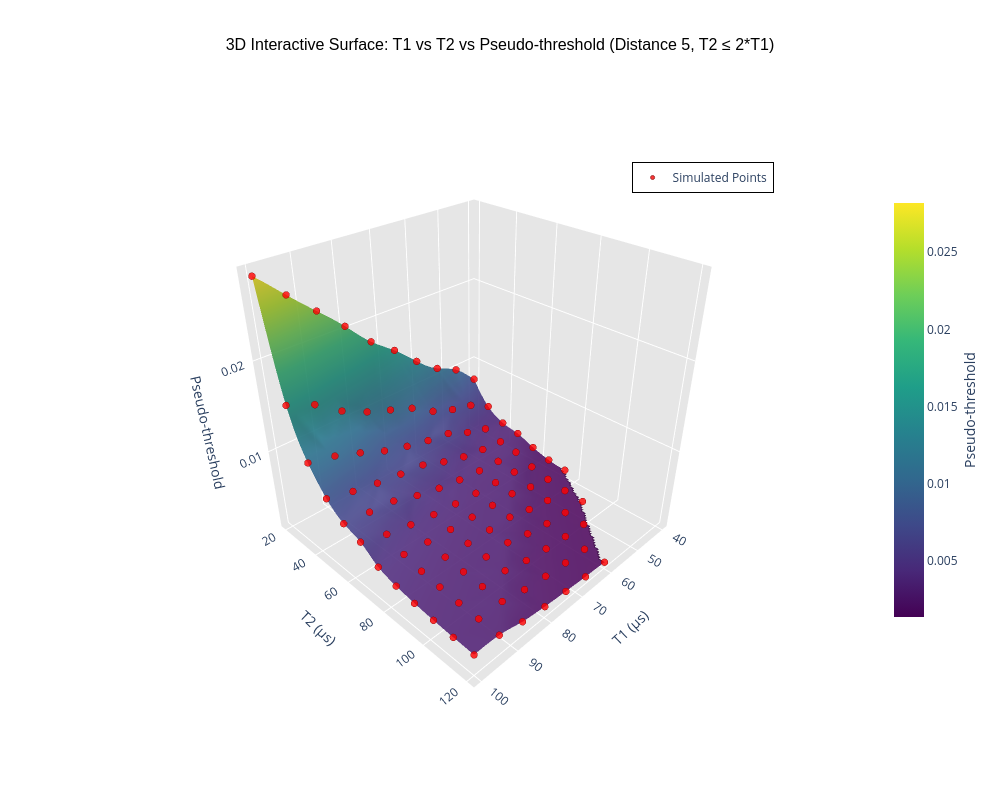

Notebook cell for this chart:
### Code cell
# Create INTERACTIVE 3D surface plot using Plotly
import plotly.graph_objects as go
from scipy.interpolate import griddata

# Prepare data for plotting
t1_data = np.array([t1 for (t1, t2) in thresholds_3d.keys()])
t2_data = np.array([t2 for (t1, t2) in thresholds_3d.keys()])
threshold_data = np.array([threshold for threshold in thresholds_3d.values()])

# Create a fine grid for interpolation
t1_fine = np.linspace(t1_data.min(), t1_data.max(), 100)
t2_fine = np.linspace(t2_data.min(), t2_data.max(), 100)
T1_mesh, T2_mesh = np.meshgrid(t1_fine, t2_fine)

# Interpolate threshold values on the fine grid
Threshold_mesh = griddata(
    (t1_data, t2_data), 
    threshold_data, 
    (T1_mesh, T2_mesh), 
    method='cubic'
)

# Apply constraint T2 <= 2*T1 to mask invalid regions
mask = T2_mesh > 2 * T1_mesh
Threshold_mesh[mask] = np.nan

# Create interactive 3D surface plot
fig = go.Figure()

# Add surface
fig.add_trace(go.Surface(
    x=T1_mesh,
    y=T2_mesh,
    z=Threshold_mesh,
    colorscale='Viridis',
    opacity=0.9,
    name='Interpolated Surface',
    colorbar=dict(
        title=dict(
            text='Pseudo-threshold',
            side='right',
            font=dict(size=14)
        ),
        len=0.7
    ),
    hovertemplate='T1: %{x:.1f} µs<br>T2: %{y:.1f} µs<br>Threshold: %{z:.6f}<extra></extra>'
))

# Add original data points as scatter
fig.add_trace(go.Scatter3d(
    x=t1_data,
    y=t2_data,
    z=threshold_data,
    mode='markers',
    marker=dict(
        size=4,
        color='red',
        opacity=0.8,
        symbol='circle',
        line=dict(color='darkred', width=1)
    ),
    name='Simulated Points',
    hovertemplate='T1: %{x:.1f} µs<br>T2: %{y:.1f} µs<br>Threshold: %{z:.6f}<extra></extra>'
))

# Update layout for better interactivity
fig.update_layout(
    title=dict(
        text='3D Interactive Surface: T1 vs T2 vs Pseudo-threshold (Distance 5, T2 ≤ 2*T1)',
        font=dict(size=16, family='Arial, sans-serif', color='black'),
        x=0.5,
        xanchor='center'
    ),
    scene=dict(
        xaxis=dict(
            title=dict(text='T1 (µs)', font=dict(size=14)),
            backgroundcolor='rgb(230, 230,230)',
            gridcolor='white',
            showbackground=True
        ),
        yaxis=dict(
            title=dict(text='T2 (µs)', font=dict(size=14)),
            backgroundcolor='rgb(230, 230,230)',
            gridcolor='white',
            showbackground=True
        ),
        zaxis=dict(
            title=dict(text='Pseudo-threshold', font=dict(size=14)),
            backgroundcolor='rgb(230, 230,230)',
            gridcolor='white',
            showbackground=True
        ),
        camera=dict(
            eye=dict(x=1.5, y=1.5, z=1.3)
        )
    ),
    width=1000,
    height=800,
    showlegend=True,
    legend=dict(
        x=0.7,
        y=0.9,
        bgcolor='rgba(255, 255, 255, 0.8)',
        bordercolor='black',
        borderwidth=1
    ),
    hovermode='closest'
)

fig.show()

# Print statistics
print("\n3D Interactive Surface Plot Statistics:")
print("=" * 60)
print(f"T1 range: [{t1_data.min():.1f}, {t1_data.max():.1f}] µs")
print(f"T2 range: [{t2_data.min():.1f}, {t2_data.max():.1f}] µs")
print(f"Threshold range: [{threshold_data.min():.6f}, {threshold_data.max():.6f}]")
print(f"Number of simulated points: {len(threshold_data)}")
print(f"Constraint applied: T2 ≤ 2*T1")
print("=" * 60)
print("\n🖱️  TIP: Use your mouse to rotate, zoom, and pan the 3D plot!")

### Figure 1 — Plotly figure (JSON) as saved in the notebook; plotly's stock layout.template omitted (floating-point values rounded to 4 significant figures; data arrays with more than 128 entries replaced by an {"elided": "..."} marker saying what was removed)
{"data": [{"colorbar": {"len": 0.7, "title": {"font": {"size": 14}, "side": "right", "text": "Pseudo-threshold"}}, "colorscale": [[0, "#440154"], [0.1111, "#482878"], [0.2222, "#3e4989"], [0.3333, "#31688e"], [0.4444, "#26828e"], [0.5556, "#1f9e89"], [0.6667, "#35b779"], [0.7778, "#6ece58"], [0.8889, "#b5de2b"], [1, "#fde725"]], "hovertemplate": "T1: %{x:.1f} µs<br>T2: %{y:.1f} µs<br>Threshold: %{z:.6f}<extra></extra>", "name": "Interpolated Surface", "opacity": 0.9, "type": "surface", "x": {"elided": "100x100 float values"}, "y": {"elided": "100x100 float values"}, "z": {"elided": "100x100 float values"}}, {"hovertemplate": "T1: %{x:.1f} µs<br>T2: %{y:.1f} µs<br>Threshold: %{z:.6f}<extra></extra>", "marker": {"color": "red", "line": {"color": "darkred", "width": 1}, "opacity": 0.8, "size": 4, "symbol": "circle"}, "mode": "markers", "name": "Simulated Points", "type": "scatter3d", "x": [40.0, 40.0, 40.0, 40.0, 40.0, 40.0, 40.0, 46.7, 46.7, 46.7, 46.7, 46.7, 46.7, 46.7, 46.7, 46.7, 53.3, 53.3, 53.3, 53.3, 53.3, 53.3, 53.3, 53.3, 53.3, 53.3, 60.0, 60.0, 60.0, 60.0, 60.0, 60.0, 60.0, 60.0, 60.0, 60.0, 60.0, 60.0, 66.7, 66.7, 66.7, 66.7, 66.7, 66.7, 66.7, 66.7, 66.7, 66.7, 66.7, 66.7, 73.3, 73.3, 73.3, 73.3, 73.3, 73.3, 73.3, 73.3, 73.3, 73.3, 73.3, 73.3, 80.0, 80.0, 80.0, 80.0, 80.0, 80.0, 80.0, 80.0, 80.0, 80.0, 80.0, 80.0, 86.7, 86.7, 86.7, 86.7, 86.7, 86.7, 86.7, 86.7, 86.7, 86.7, 86.7, 86.7, 93.3, 93.3, 93.3, 93.3, 93.3, 93.3, 93.3, 93.3, 93.3, 93.3, 93.3, 93.3, 100.0, 100.0, 100.0, 100.0, 100.0, 100.0, 100.0, 100.0, 100.0, 100.0, 100.0, 100.0], "y": [20.0, 29.1, 38.2, 47.3, 56.4, 65.5, 74.5, 20.0, 29.1, 38.2, 47.3, 56.4, 65.5, 74.5, 83.6, 92.7, 20.0, 29.1, 38.2, 47.3, 56.4, 65.5, 74.5, 83.6, 92.7, 101.8, 20.0, 29.1, 38.2, 47.3, 56.4, 65.5, 74.5, 83.6, 92.7, 101.8, 110.9, 120.0, 20.0, 29.1, 38.2, 47.3, 56.4, 65.5, 74.5, 83.6, 92.7, 101.8, 110.9, 120.0, 20.0, 29.1, 38.2, 47.3, 56.4, 65.5, 74.5, 83.6, 92.7, 101.8, 110.9, 120.0, 20.0, 29.1, 38.2, 47.3, 56.4, 65.5, 74.5, 83.6, 92.7, 101.8, 110.9, 120.0, 20.0, 29.1, 38.2, 47.3, 56.4, 65.5, 74.5, 83.6, 92.7, 101.8, 110.9, 120.0, 20.0, 29.1, 38.2, 47.3, 56.4, 65.5, 74.5, 83.6, 92.7, 101.8, 110.9, 120.0, 20.0, 29.1, 38.2, 47.3, 56.4, 65.5, 74.5, 83.6, 92.7, 101.8, 110.9, 120.0], "z": [0.007573, 0.00474, 0.003482, 0.003102, 0.002277, 0.001697, 0.001483, 0.01, 0.006195, 0.004008, 0.003345, 0.003067, 0.002262, 0.001776, 0.001535, 0.001405, 0.01131, 0.006884, 0.004869, 0.003692, 0.00327, 0.003054, 0.002305, 0.001822, 0.001574, 0.001441, 0.01334, 0.007947, 0.006114, 0.004168, 0.003513, 0.003214, 0.003041, 0.002318, 0.00186, 0.001632, 0.00149, 0.001395, 0.01575, 0.009638, 0.006583, 0.004993, 0.003868, 0.003413, 0.003168, 0.003032, 0.002339, 0.001913, 0.001673, 0.001525, 0.01779, 0.01069, 0.007248, 0.006069, 0.004342, 0.003672, 0.003338, 0.003147, 0.003023, 0.002305, 0.001941, 0.001713, 0.02052, 0.01175, 0.008126, 0.006444, 0.005045, 0.004002, 0.00354, 0.003284, 0.003127, 0.003015, 0.002337, 0.001966, 0.02309, 0.01316, 0.009354, 0.006894, 0.006026, 0.004482, 0.003795, 0.003454, 0.003244, 0.003103, 0.003009, 0.002344, 0.02557, 0.01514, 0.01042, 0.007481, 0.006334, 0.005084, 0.004123, 0.003656, 0.003393, 0.003211, 0.003091, 0.003005, 0.02817, 0.01634, 0.01111, 0.008262, 0.0067, 0.00598, 0.004534, 0.003903, 0.003553, 0.003336, 0.003187, 0.003077]}], "layout": {"height": 800, "hovermode": "closest", "legend": {"bgcolor": "rgba(255, 255, 255, 0.8)", "bordercolor": "black", "borderwidth": 1, "x": 0.7, "y": 0.9}, "scene": {"camera": {"eye": {"x": 1.5, "y": 1.5, "z": 1.3}}, "xaxis": {"backgroundcolor": "rgb(230, 230,230)", "gridcolor": "white", "showbackground": true, "title": {"font": {"size": 14}, "text": "T1 (µs)"}}, "yaxis": {"backgroundcolor": "rgb(230, 230,230)", "gridcolor": "white", "showbackground": true, "title": {"font": {"size": 14}, "text": "T2 (µs)"}}, "zaxis": {"backgroundcolor": "rgb(230, 230,230)", "gridcolor": "white", "showbackground": true, "title": {"font": {"size": 14}, "text": "Pseudo-threshold"}}}, "showlegend": true, "title": {"font": {"color": "black", "family": "Arial, sans-serif", "size": 16}, "text": "3D Interactive Surface: T1 vs T2 vs Pseudo-threshold (Distance 5, T2 ≤ 2*T1)", "x": 0.5, "xanchor": "center"}, "width": 1000}}
